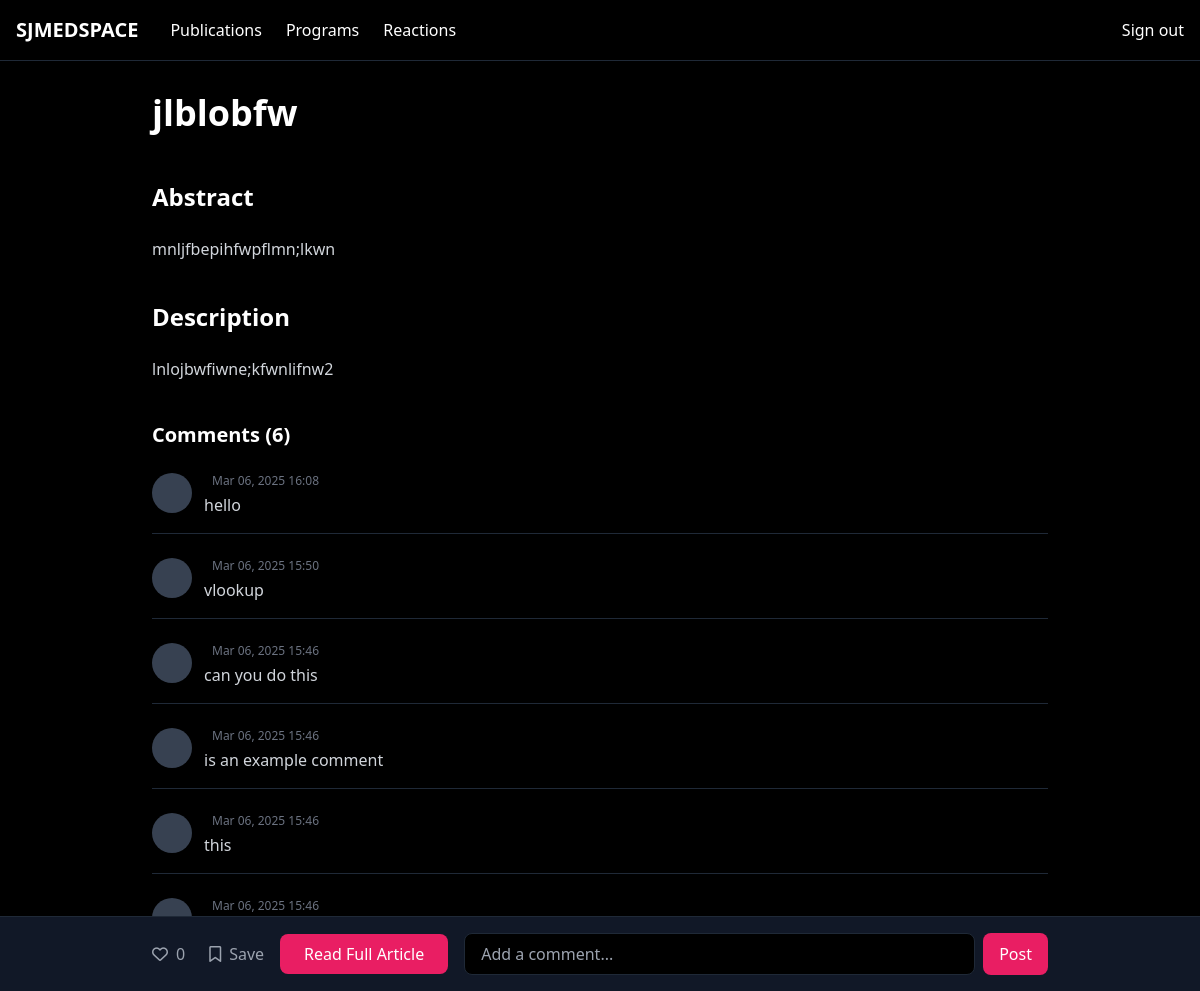
The app's page /publication/jlblobfw/ (signed in) with its own data.
### core/models.py (models this page shows, shortened)
class Publication(models.Model):
    title = models.CharField(max_length=300)
    url = models.URLField(blank=True, null=True)
    abstract = models.TextField()
    description = models.TextField()
    likes =models.IntegerField()
    created_at = models.DateTimeField(auto_now_add=True)
    slug = models.SlugField(max_length=300,unique=True, blank=True, default="", editable=False)

class Comment(models.Model):
    user_id = models.IntegerField()
    publication_id = models.IntegerField()
    comment_value = models.TextField()
    created_at = models.DateTimeField(auto_now_add=True)

### core/views.py (the view, shortened to what this page needs)
# urls.py: path("publication/<slug:slug>/", views.publication_detail, name="publication_detail"),
def publication_detail(request, slug):
    publication = get_object_or_404(Publication, slug=slug)
    user_id = request.user.id if request.user.is_authenticated else None
    liked = Likes.objects.filter(user_id=user_id, publication_id=publication.id).exists() if user_id else False
    saved = Saved.objects.filter(user_id=user_id, publication_id=publication.id).exists() if user_id else False
    like_count = Likes.objects.filter(publication_id=publication.id).count()
    comments = Comment.objects.filter(publication_id=publication.id).order_by("-created_at")
    context = {
        "publication": publication,
        "comments": comments,
        "liked": liked,
        "saved": saved,
        "like_count": like_count,
    }
    return render(request, "publication.html", context)

### core/templates/publication.html (shortened to what this page needs)
<!DOCTYPE html>
<html lang="en">
<head>
    <script src="https://cdn.tailwindcss.com"></script>
    <link rel="stylesheet" href="https://cdnjs.cloudflare.com/ajax/libs/font-awesome/6.4.0/css/all.min.css">
</head>
<body class="bg-black text-white min-h-screen flex flex-col">
    <header class="border-b border-gray-800">
        <nav class="flex items-center justify-between px-4 py-4">
            <div class="flex items-center space-x-8">
                <a href="{% url 'homepage' %}" class="text-xl font-bold">SJMEDSPACE</a>
                <div class="hidden md:flex space-x-6">
                    <a href="{% url 'publications' %}" class="hover:text-primary">Publications</a>
                    <a href="#" class="hover:text-primary">Programs</a>
                    <a href="#" class="hover:text-primary">Reactions</a>
                </div>
            </div>
            <div class="flex items-center space-x-4">
                {% if user.is_authenticated %}
                    <a href="{% url 'logout' %}" class="hover:text-primary">Sign out</a>
                {% else %}
                    <a href="{% url 'login_page' %}" class="hover:text-primary">Sign in</a>
                {% endif %}
            </div>
        </nav>
    </header>
    <main class="flex-grow p-4 md:p-8 pb-24">
        <div class="max-w-4xl mx-auto">
            <h1 class="text-3xl md:text-4xl font-bold mb-12">
                {{ publication.title }}
            </h1>
            <div class="mb-10">
                <h2 class="text-2xl font-bold mb-6">Abstract</h2>
                <div class="text-gray-300 space-y-4">
                    <p>{{ publication.abstract }}</p>
                </div>
            </div>
            <div class="mb-10">
                <h2 class="text-2xl font-bold mb-6">Description</h2>
                <div class="text-gray-300 space-y-4">
                    <p>{{ publication.description }}</p>
                </div>
            </div>
            <div class="mt-8 space-y-6" id="commentsList">
                <h3 class="text-xl font-bold mb-4">Comments ({{ comments.count }})</h3>
                {% if comments %}
                    {% for comment in comments %}
                        <div class="border-b border-gray-800 pb-4">
                            <div class="flex items-start gap-3">
                                <div class="w-10 h-10 rounded-full bg-gray-700 flex items-center justify-center">
                                </div>
                                <div>
                                    <div class="flex items-center gap-2">
                                        <span class="text-xs text-gray-500">{{ comment.created_at|date:"M d, Y H:i" }}</span>
                                    </div>
                                    <p class="mt-1 text-gray-300">
                                        {{ comment.comment_value }}
                                    </p>
                                </div>
                            </div>
                        </div>
                    {% endfor %}
                {% else %}
                    <p class="text-gray-500">No comments yet. Be the first to comment!</p>
                {% endif %}
            </div>
        </div>
    </main>
<div class="fixed bottom-0 left-0 right-0 bg-gray-900 border-t border-gray-800 py-4 px-6 md:px-12">
    <div class="max-w-4xl mx-auto flex items-center justify-between gap-4">
        <div class="flex items-center gap-6">
            <form method="POST" action="{% url 'like_publication' publication.id %}">
                <button type="submit" class="flex items-center gap-2 text-gray-400 hover:text-white">
                    {% if liked %}
                        <i class="fa-solid fa-heart text-primary"></i>
                    {% else %}
                        <i class="fa-regular fa-heart"></i>
                    {% endif %}
                    <span>{{ like_count }}</span>
                </button>
            </form>
            <form method="POST" action="{% url 'save_publication' publication.id %}">
                <button type="submit" class="flex items-center gap-2 text-gray-400 hover:text-white">
                    {% if saved %}
                        <i class="fa-solid fa-bookmark text-primary"></i>
                    {% else %}
                        <i class="fa-regular fa-bookmark"></i>
                    {% endif %}
                    <span>Save</span>
                </button>
            </form>
        </div>
        <a href="{{ publication.url }}" class="bg-primary hover:bg-pink-700 text-white font-medium py-2 px-6 rounded-lg">
            Read Full Article
        </a>
        {% if user.is_authenticated %}
            <form id="commentForm" method="POST" class="flex-grow flex gap-2">
                <input
                    type="text" name="comment_value"
                    placeholder="Add a comment..."
                    class="flex-grow bg-black border border-gray-800 rounded-lg py-2 px-4 focus:outline-none focus:ring-1 focus:ring-primary"
                    required
                >
                <button type="submit" class="bg-primary hover:bg-pink-700 text-white font-medium py-2 px-4 rounded-lg">
                    Post
                </button>
            </form>
        {% else %}
            <p class="text-gray-500 text-sm">You must <a href="{% url 'login_page' %}" class="text-primary">log in</a> to comment.</p>
        {% endif %}
    </div>
</div>
</body>
</html>

### records on screen
Publication: title "jlblobfw", abstract "mnljfbepihfwpflmn;lkwn", description "lnlojbwfiwne;kfwnlifnw2"
Comment: created_at "Mar 06, 2025 16:08", comment_value "hello"
Comment: created_at "Mar 06, 2025 15:50", comment_value "vlookup"
Comment: created_at "Mar 06, 2025 15:46", comment_value "can you do this"
Comment: created_at "Mar 06, 2025 15:46", comment_value "is an example comment"
Comment: created_at "Mar 06, 2025 15:46", comment_value "this"
Comment: created_at "Mar 06, 2025 15:46"

### other values on screen
{{ comments.count }} "6"
{{ like_count }} "0"
